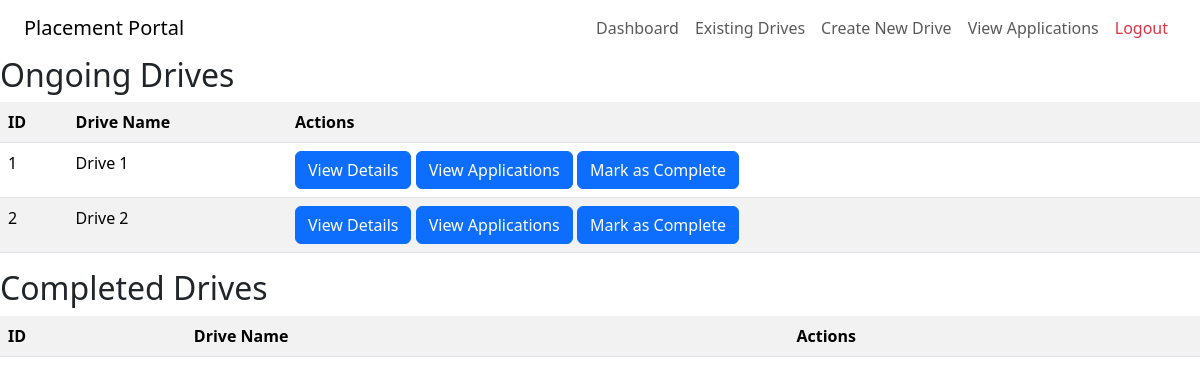
The app's page /company/1/viewDrives, older data.
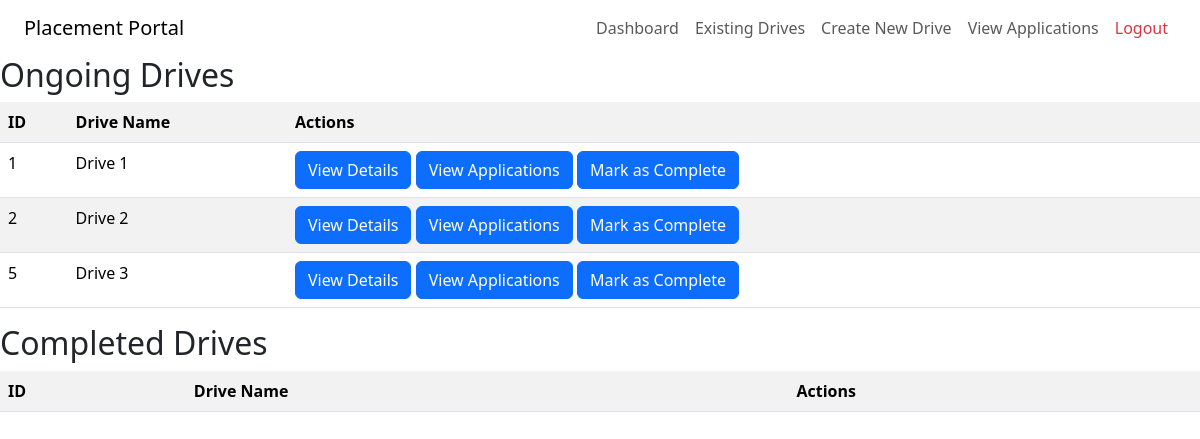
The same page, newer data.
### models.py (models this page shows)
class JobPosition(db.Model):
    __tablename__ = "jobpositions"
    jobId = db.Column(db.Integer, primary_key = True, autoincrement = True)
    companyId = db.Column(db.Integer, db.ForeignKey("companies.companyId"), nullable = False)
    driveName = db.Column(db.String, nullable = False)
    positionOpen= db.Column(db.String, nullable = False)
    description = db.Column(db.String, nullable = False)
    skillsRequired = db.Column(db.String, nullable = False)
    experienceRequired = db.Column(db.String, nullable = False)
    active = db.Column(db.Boolean, default = True, nullable = False)
    salary = db.Column(db.String, nullable = False)
    location = db.Column(db.String, nullable = False)
    company = db.relationship('Company', back_populates = "jobs")
    applications = db.relationship('Application', back_populates = 'job', lazy = True, cascade = "all, delete-orphan")

### app.py (the view)
@app.route('/company/<int:companyId>/viewDrives')
def showCompanyDrives(companyId):
    drives = JobPosition.query.filter_by(companyId = companyId).all()
    viewDriveId = request.args.get("viewDriveId")
    selectedDrive = None
    if viewDriveId:
        selectedDrive = JobPosition.query.filter_by(jobId = viewDriveId).first()
    return render_template('./company/existingDrives.html', companyId = companyId, selectedDrive = selectedDrive, drives = drives)

### app.py (called while the page is built)
@app.before_request
def method_override():
    if request.method == "POST":
        override = request.form.get("_method")
        if override:
            request.environ["REQUEST_METHOD"] = override.upper()

### templates/company/existingDrives.html (shortened to what this page needs)
<!DOCTYPE html>
<html>
    <head>
        <link href="https://cdn.jsdelivr.net/npm/bootstrap@5.3.3/dist/css/bootstrap.min.css" rel="stylesheet">
    </head>
    <body>
        <nav class="navbar navbar-expand-lg px-4">
        <a class="navbar-brand" href="{{ url_for('showCompanyDash', companyId = companyId) }}">Placement Portal</a>
        <div class="collapse navbar-collapse">
            <ul class="navbar-nav ms-auto">
                <li class = "nav-item">
                    <a class = "nav-link" href = "{{ url_for('showCompanyDash', companyId = companyId) }}">Dashboard</a>
                </li>
                <li class = "nav-item">
                    <a class = "nav-link" href = "{{ url_for('showCompanyDrives', companyId = companyId) }}">Existing Drives</a>
                </li>
                <li class = "nav-item">
                    <a class = "nav-link" href = "{{ url_for('createDrive', companyId = companyId) }}">Create New Drive</a>
                </li>
                <li class = "nav-item">
                    <a class = "nav-link" href = "{{ url_for('showCompanyApplications', companyId = companyId) }}">View Applications</a>
                </li>
                <li class = "nav-item">
                    <a class = "nav-link text-danger" href = "{{ url_for('index') }}">Logout</a>
                </li>
            </ul>
        </div>
    </nav>
    <h2>Ongoing Drives</h2>
<div style = "max-height: 400px; overflow-y: auto;">
        <table class = "table table-striped">
            <tr>
                <th>ID</th>
                <th>Drive Name</th>
                <th>Actions</th>
            </tr>
            {%  for drive in drives %}
            {% if drive.active %}
            <tr>
                <td>{{ drive.jobId }}</td>
                <td> {{ drive.driveName }}</td>
                <td>
                    <a class="btn btn-primary" href = "{{ url_for('showCompanyDrives', companyId = companyId, viewDriveId = drive.jobId) }}">View Details</a>
                    <a class="btn btn-primary" href = "{{ url_for('showCompanyApplications', companyId = companyId, jobId = drive.jobId) }}">View Applications</a>
                    <a class = "btn btn-primary" href = "{{ url_for('closeDrive', companyId = companyId, jobId = drive.jobId) }}">Mark as Complete</a>
                </td>
            </tr>
            {% endif %}
            {% endfor %}
        </table>
        </div>
    <h2>Completed Drives</h2>
    <div style = "max-height: 400px; overflow-y: auto;">
        <table class = "table table-striped">
            <tr>
                <th>ID</th>
                <th>Drive Name</th>
                <th>Actions</th>
            </tr>
        </table>
        </div>
    </body>
</html>

Row changes from the older to the newer data that the page shows:
added JobPosition: jobId "5", driveName "Drive 3"
